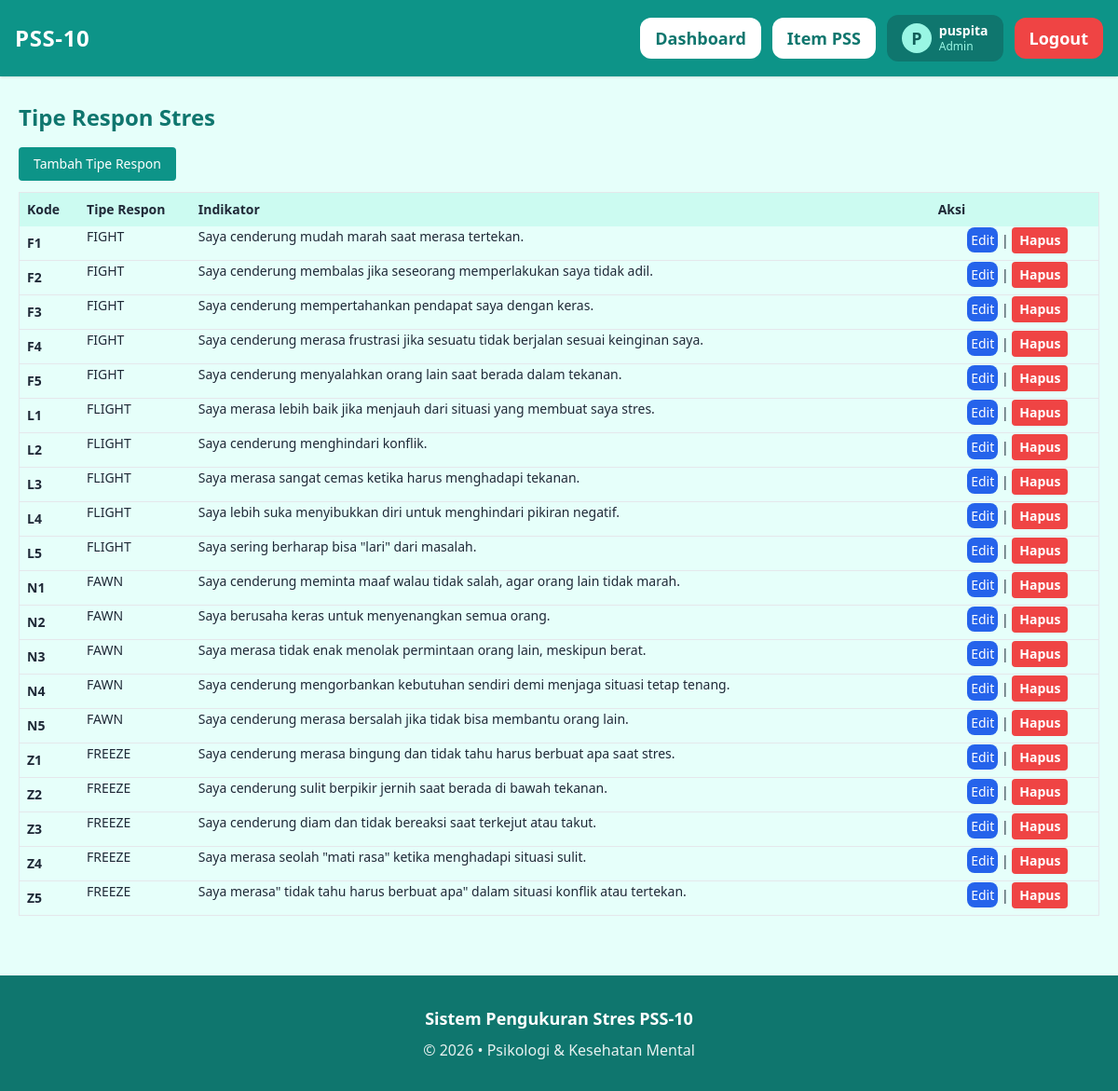
/admin/tipe_respon/index.php (signed in), run on the app's committed database.
### tables this page shows
CREATE TABLE `tipe_respon_stres` (
  `id_respon` int NOT NULL,
  `tipe_respon` varchar(100) NOT NULL,
  `kode` varchar(10) NOT NULL,
  `indikator` text NOT NULL
);

### helpers/escape_helper.php (called while the page is built)
<?php
function e($string) {
    return htmlspecialchars($string, ENT_QUOTES, 'UTF-8');
}
 ?>

### admin/tipe_respon/index.php (the view, shortened to what this page needs)
<?php
require '../../config/database.php';
require '../../includes/layout/header.php';
require '../../includes/layout/navbar.php';
$isAdmin = in_array($_SESSION['user']['role'], ['superadmin','admin']);
$stmt = $pdo->query("SELECT * FROM tipe_respon_stres ORDER BY kode ASC");
$data = $stmt->fetchAll();
?>
<br>
<div class="mb-4 text-sm" style="text-align: justify; padding-left: 20px; padding-right: 20px;">
<h1 class="text-2xl font-bold text-teal-700 mb-4">
Tipe Respon Stres
</h1>
<?php if ($isAdmin): ?>
<a href="add.php"
 class="bg-teal-600 text-white px-4 py-2 rounded mb-3 inline-block">
Tambah Tipe Respon
</a>
<?php endif; ?>
<table class="w-full border text-sm">
  <thead class="bg-teal-100">
    <tr>
      <th class="p-2">Kode</th>
      <th>Tipe Respon</th>
      <th>Indikator</th>
      <?php if ($isAdmin): ?>
        <th width="15%">Aksi</th>
      <?php endif; ?>
    </tr>
  </thead>
  <tbody>
    <?php foreach ($data as $row): ?>
        <tr class="border-b align-top">
          <td class="p-2 font-semibold"><?= e($row['kode']) ?></td>
          <td><?= e($row['tipe_respon']) ?></td>
          <td><?= e($row['indikator']) ?></td>
        <?php if ($isAdmin): ?>
          <td class="text-center">
            <a href="edit.php?id=<?= $row['id_respon'] ?>"
               class="px-1 py-1 text-sm font-medium text-white bg-blue-600 rounded-lg hover:bg-blue-700 focus:outline-none focus:ring-2 focus:ring-blue-500 focus:ring-offset-2 ">Edit</a>
            |
            <form method="POST" action="delete.php" class="inline">
              <button onclick="return confirm('Hapus data?')"
                      class="bg-red-500 hover:bg-red-700 text-white font-bold py-1 px-2 rounded">
                Hapus
              </button>
            </form>
          </td>
        <?php endif; ?>
      </tr>
    <?php endforeach; ?>
  </tbody>
</table>
</div>
<?php require '../../includes/layout/footer.php'; ?>

### data on the page
tipe_respon_stres: kode "F1", tipe_respon "FIGHT", indikator "Saya cenderung mudah marah saat merasa tertekan."
tipe_respon_stres: kode "F2", tipe_respon "FIGHT", indikator "Saya cenderung membalas jika seseorang memperlakukan saya tidak adil."
tipe_respon_stres: kode "F3", tipe_respon "FIGHT", indikator "Saya cenderung mempertahankan pendapat saya dengan keras."
tipe_respon_stres: kode "F4", tipe_respon "FIGHT", indikator "Saya cenderung merasa frustrasi jika sesuatu tidak berjalan sesuai keinginan saya."
tipe_respon_stres: kode "F5", tipe_respon "FIGHT", indikator "Saya cenderung menyalahkan orang lain saat berada dalam tekanan."
tipe_respon_stres: kode "L1", tipe_respon "FLIGHT", indikator "Saya merasa lebih baik jika menjauh dari situasi yang membuat saya stres."
tipe_respon_stres: kode "L2", tipe_respon "FLIGHT", indikator "Saya cenderung menghindari konflik."
tipe_respon_stres: kode "L3", tipe_respon "FLIGHT", indikator "Saya merasa sangat cemas ketika harus menghadapi tekanan."
tipe_respon_stres: kode "L4", tipe_respon "FLIGHT", indikator "Saya lebih suka menyibukkan diri untuk menghindari pikiran negatif."
tipe_respon_stres: kode "L5", tipe_respon "FLIGHT", indikator "Saya sering berharap bisa \"lari\" dari masalah."
tipe_respon_stres: kode "N1", tipe_respon "FAWN", indikator "Saya cenderung meminta maaf walau tidak salah, agar orang lain tidak marah."
tipe_respon_stres: kode "N2", tipe_respon "FAWN", indikator "Saya berusaha keras untuk menyenangkan semua orang."
tipe_respon_stres: kode "N3", tipe_respon "FAWN", indikator "Saya merasa tidak enak menolak permintaan orang lain, meskipun berat."
tipe_respon_stres: kode "N4", tipe_respon "FAWN", indikator "Saya cenderung mengorbankan kebutuhan sendiri demi menjaga situasi tetap tenang."
tipe_respon_stres: kode "N5", tipe_respon "FAWN", indikator "Saya cenderung merasa bersalah jika tidak bisa membantu orang lain."
tipe_respon_stres: kode "Z1", tipe_respon "FREEZE", indikator "Saya cenderung merasa bingung dan tidak tahu harus berbuat apa saat stres."
tipe_respon_stres: kode "Z2", tipe_respon "FREEZE", indikator "Saya cenderung sulit berpikir jernih saat berada di bawah tekanan."
tipe_respon_stres: kode "Z3", tipe_respon "FREEZE", indikator "Saya cenderung diam dan tidak bereaksi saat terkejut atau takut."
tipe_respon_stres: kode "Z4", tipe_respon "FREEZE", indikator "Saya merasa seolah \"mati rasa\" ketika menghadapi situasi sulit."
tipe_respon_stres: kode "Z5", tipe_respon "FREEZE", indikator "Saya merasa\" tidak tahu harus berbuat apa\" dalam situasi konflik atau tertekan."

### other printed values
substr($user['nama'],0,1) "P"
$user['nama'] "puspita"
$role "Admin"
